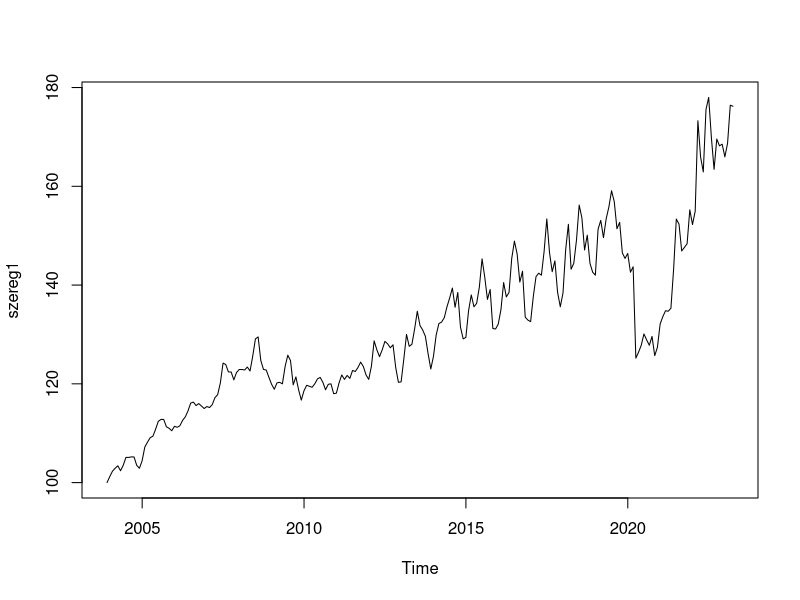
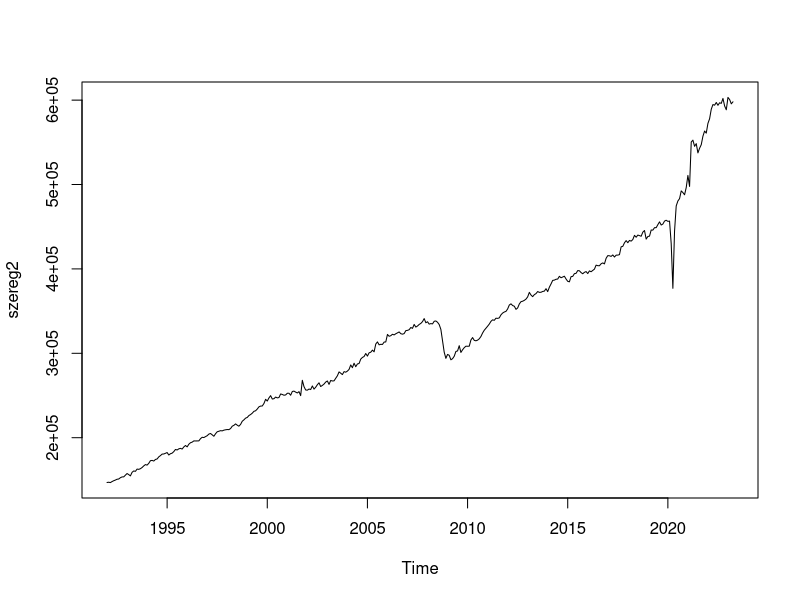
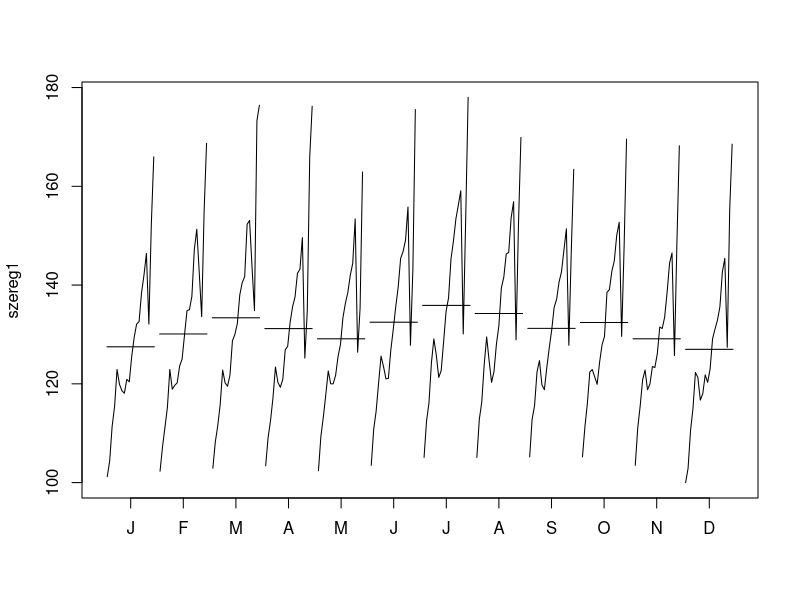
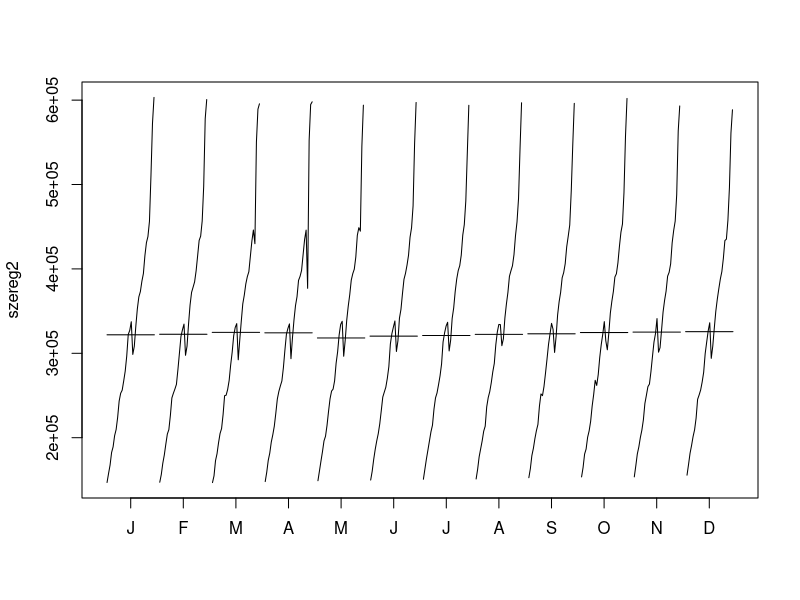
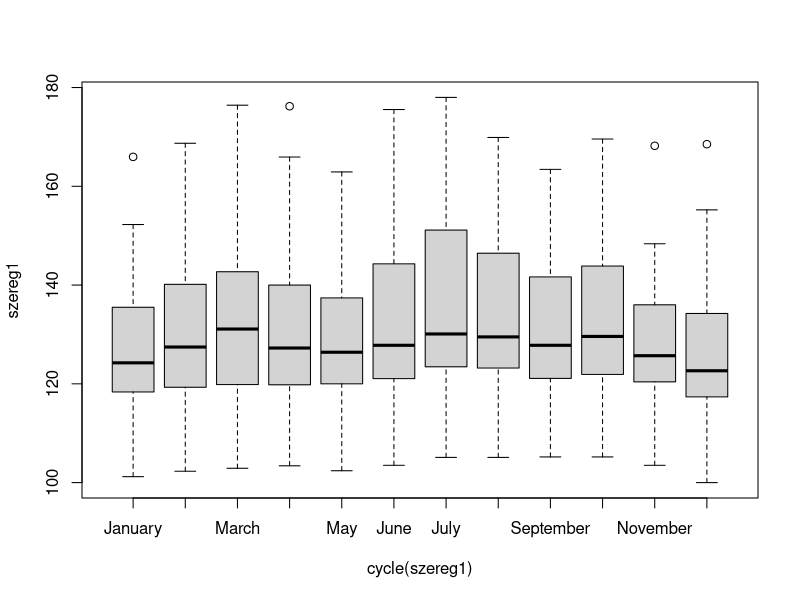
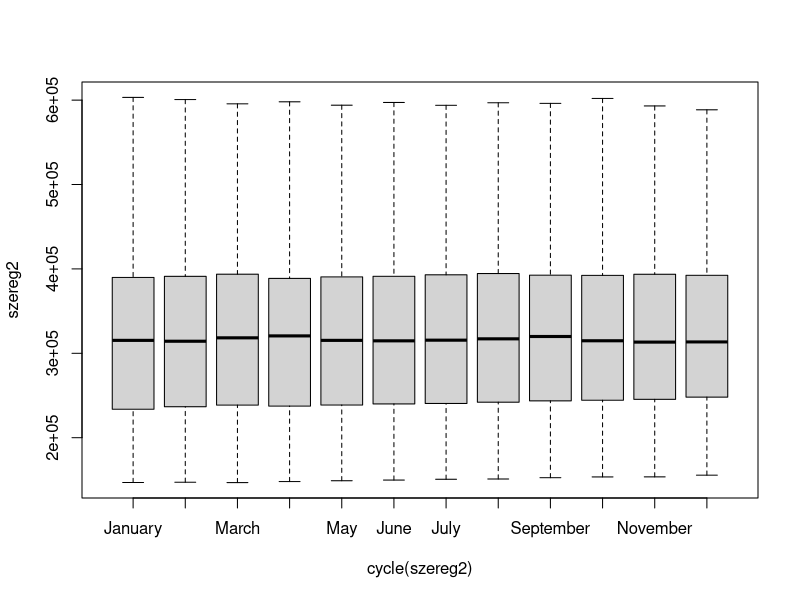
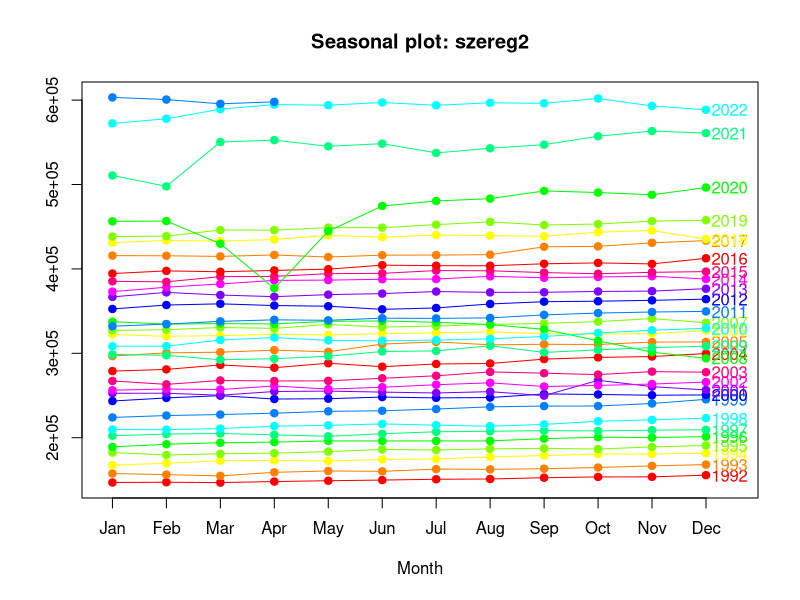
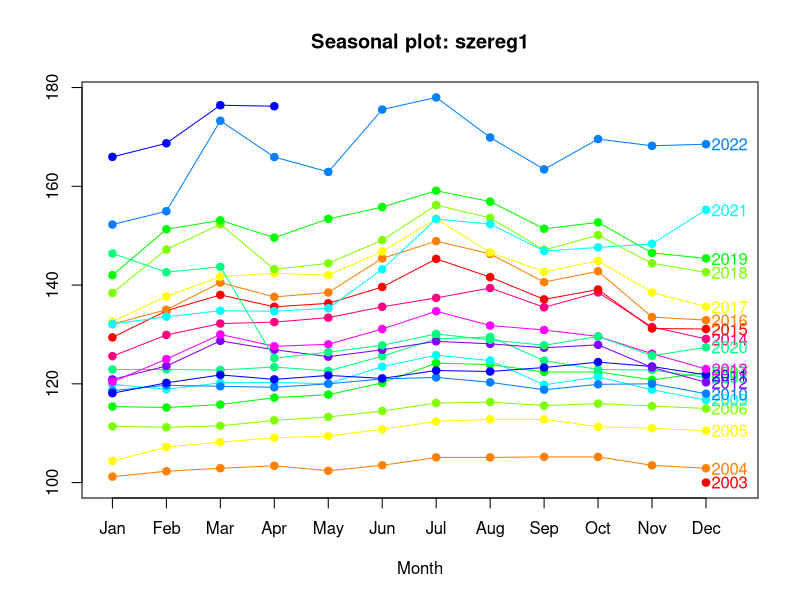

Write R code to recreate these figures, in order.
library(readxl)
getwd()
setwd('D:/materialystudia/ProjektSzeregi')
getwd()
dane1 <- read.csv("PCU721110721110.csv", header=T, sep=",")
dane1
dane2 <- read.csv("RSXFS.csv", header=T, sep=",")
dane2

library(lubridate)

szereg1 <- ts(dane1$PCU721110721110, start=decimal_date(ymd("2003-12-01")), freq = 12)
is.ts(szereg1)
plot(szereg1)

szereg2 <- ts(dane2$RSXFS, start=decimal_date(ymd("1992-01-01")), freq = 12)
is.ts(szereg2)
plot(szereg2)

monthplot(szereg1)
monthplot(szereg2)

boxplot(szereg1 ~ cycle(szereg1), names=month.name)
boxplot(szereg2 ~ cycle(szereg2), names=month.name)

library(forecast)
seasonplot(szereg2, col = rainbow(12), year.labels = TRUE, pch=19, lwd=1.0)
seasonplot(szereg1, col = rainbow(12), year.labels = TRUE, pch=19, lwd=1.0)

lag.plot(szereg1, lags=12)
lag.plot(szereg2, lags=12)

Acf(szereg1, lag.max = 60)
Acf(szereg2, lag.max = 60)

Pacf(szereg1, lag.max = 60)
Pacf(szereg2, lag.max = 60)

plot(decompose(szereg1, type="additive"))
plot(decompose(szereg2, type="additive"))

plot(decompose(szereg1, type="multiplicative"))
plot(decompose(szereg2, type="multiplicative"))

ruchomesrednie1 <- filter(szereg1, sides = 2, filter = rep(1/12,12))
plot(szereg1)
lines(ruchomesrednie1, col = "purple")

ruchomesrednie2 <- filter(szereg2, sides = 2, filter = rep(1/12,12))
plot(szereg2)
lines(ruchomesrednie2, col = "purple")

#Dekompozycja na podstawie modelu regresji szereg1
d4 <- szereg1
elec_model <- tslm(d4 ~ trend)
plot(d4)
lines(fitted(elec_model), col = "blue", lty = 2)

tsdisplay(residuals(elec_model))

#### D.4.2
elec_model_sezon <- tslm(d4 ~ trend +season)
plot(d4)
lines(fitted(elec_model_sezon), col="blue", lty=2)
tsdisplay(residuals(elec_model_sezon))

#### D.4.3
elec_model_boxcox <- tslm(d4 ~ trend + season, lambda="auto")
plot(d4)
lines(fitted(elec_model_boxcox), col="blue", lty=2)

#### D4.4
d4
bc <- tslm(d4 ~ poly(trend, raw=TRUE, degree = 2))
plot(d4)
lines(fitted(bc), col = "blue", lty = 2)

bc_season <- tslm(d4 ~ poly(trend, raw=TRUE, degree = 2)+ season)
plot(d4)
lines(fitted(bc_season), col = "blue", lty = 2)

bc_season_boxcox <- tslm(d4 ~ poly(trend, raw=TRUE, degree = 2)+ season, lambda="auto")
plot(d4)
lines(fitted(bc_season_boxcox), col = "blue", lty = 2)


plot(d4)
lines(fitted(bc), col = "blue", lty = 2)
lines(fitted(bc_season), col = "green", lty = 2)
lines(fitted(bc_season_boxcox), col = "red", lty = 2)

tsdisplay(residuals(bc_season_boxcox))

#Dekompozycja na podstawie modelu regresji szereg2
     
d4 <- szereg2
elec_model <- tslm(d4 ~ trend)
plot(d4)
lines(fitted(elec_model), col = "blue", lty = 2)

tsdisplay(residuals(elec_model))

#### D.4.2
elec_model_sezon <- tslm(d4 ~ trend +season)
plot(d4)
lines(fitted(elec_model_sezon), col="blue", lty=2)
tsdisplay(residuals(elec_model_sezon))

#### D.4.3
elec_model_boxcox <- tslm(d4 ~ trend + season, lambda="auto")
plot(d4)
lines(fitted(elec_model_boxcox), col="blue", lty=2)

#### D4.4
d4
bc <- tslm(d4 ~ poly(trend, raw=TRUE, degree = 2))
plot(d4)
lines(fitted(bc), col = "blue", lty = 2)

bc_season <- tslm(d4 ~ poly(trend, raw=TRUE, degree = 2)+ season)
plot(d4)
lines(fitted(bc_season), col = "blue", lty = 2)

bc_season_boxcox <- tslm(d4 ~ poly(trend, raw=TRUE, degree = 2)+ season, lambda="auto")
plot(d4)
lines(fitted(bc_season_boxcox), col = "blue", lty = 2)


plot(d4)
lines(fitted(bc), col = "blue", lty = 2)
lines(fitted(bc_season), col = "green", lty = 2)
lines(fitted(bc_season_boxcox), col = "red", lty = 2)

tsdisplay(residuals(bc_season_boxcox))

# dla wielomianu st 5
d4
bc <- tslm(d4 ~ poly(trend, raw=TRUE, degree = 5))
plot(d4)
lines(fitted(bc), col = "blue", lty = 2)

bc_season <- tslm(d4 ~ poly(trend, raw=TRUE, degree = 5)+ season)
plot(d4)
lines(fitted(bc_season), col = "blue", lty = 2)

bc_season_boxcox <- tslm(d4 ~ poly(trend, raw=TRUE, degree = 5)+ season, lambda="auto")
plot(d4)
lines(fitted(bc_season_boxcox), col = "blue", lty = 2)


plot(d4)
lines(fitted(bc), col = "blue", lty = 2)
lines(fitted(bc_season), col = "green", lty = 2)
lines(fitted(bc_season_boxcox), col = "red", lty = 2)

tsdisplay(residuals(bc_season_boxcox))

# Uczynienie szeregu stacjonanrym
# Eliminacja trendu, sezonowości szereg1
#usuwamy trend
szereg1diff <- diff(szereg1)
tsdisplay(szereg1diff)

#trendu nie ma, jest sezonowosc
# usuwamy sezonowosc
szereg1diff12 <- diff(szereg1diff, lag=12)
tsdisplay(szereg1diff12)

# Eliminacja trendu, sezonowości szereg2
#usuwamy trend
szereg2diff <- diff(szereg2)
tsdisplay(szereg2diff)
#trendu nie ma i nei ma sezonowosci
szereg2diff12 <- szereg2diff
tsdisplay(szereg2diff12)

#Wyznaczenie współczynników modelu AR,
#porównanie dopasowania z wykorzystaniem różnych metod estymacji, automatycznie dobrana wartość rzędu.
#MA(23)
#AR(14)
tsdisplay(szereg1diff12, lag.max = 60)
szereg1diff12yw <- ar(szereg1diff12, aic=FALSE, order.max = 14, method=c("yule-walker"))
szereg1diff12yw

szereg1diff12mle <- ar(szereg1diff12, aic=FALSE, order.max = 14, method=c("mle"))
szereg1diff12mle

szereg1diff12auto <- ar(szereg1diff12, aic=TRUE)
szereg1diff12auto

#
#MA(11)
#AR(23)
tsdisplay(szereg2diff12, lag.max = 60)
szereg2diff12yw <- ar(szereg2diff12, aic=FALSE, order.max = 23, method=c("yule-walker"))
szereg2diff12yw

szereg2diff12mle <- ar(szereg2diff12, aic=FALSE, order.max = 23, method=c("mle"))
szereg2diff12mle

szereg2diff12auto <- ar(szereg2diff12, aic=TRUE)
szereg2diff12auto

# Wyznaczenie wspolczynikow MA(q)

#szereg1
szereg1arima <- Arima(szereg1diff12 , order = c(0,0,23))
summary(szereg1arima)


#szereg2
szereg2arima <- Arima(szereg2diff12 , order = c(0,0,11))
summary(szereg2arima)
tsdisplay(szereg2diff12)

# Wyznaczenie optymalnych modeli z wykorzystanie funckji auto.arima()

autoarimaAICs1 <- auto.arima(szereg1diff12, ic="aic")
autoarimaAICs1

autoarimaAICCs1 <- auto.arima(szereg1diff12, ic="aicc")
autoarimaAICCs1

autoarimaBICs1 <- auto.arima(szereg1diff12, ic="bic")
autoarimaBICs1

####

autoarimaAICs2 <- auto.arima(szereg2diff12, ic="aic")
autoarimaAICs2

autoarimaAICCs2 <- auto.arima(szereg2diff12, ic="aicc")
autoarimaAICCs2

autoarimaBICs2 <- auto.arima(szereg2diff12, ic="bic")
autoarimaBICs2

# Prognozowanie z wykorzystaniem metod naiwnych

# prognozowanie naiwne oparte na sredniej
szereg1.meanf <- meanf(szereg1, h = 60)
plot(szereg1.meanf)

#usuniecie trendu i sezonowosci

szereg1.meanf2 <- meanf(szereg1diff12, h=24)
plot(szereg1.meanf2)

#prognozowanie naiwne
pnaiwnes1 <- naive(szereg1, h=24)
plot(pnaiwnes1)

psnaiwnes1 <- snaive(szereg1, h=24)
plot(psnaiwnes1)

#z uwzglednieniem dryftu
zdryftems1 <- rwf(szereg1, h=24, drift=TRUE)
plot(zdryftems1)

#

# prognozowanie naiwne oparte na sredniej
szereg2.meanf <- meanf(szereg2, h = 60)
plot(szereg2.meanf)

#usuniecie trendu i sezonowosci

szereg2.meanf2 <- meanf(szereg2diff12, h=24)
plot(szereg2.meanf2)

#prognozowanie naiwne
pnaiwnes2 <- naive(szereg2, h=24)
plot(pnaiwnes2)


psnaiwnes2 <- snaive(szereg2, h=24)
plot(psnaiwnes2)

#z uwzglednieniem dryftu
zdryftems2 <- rwf(szereg2, h=24, drift=TRUE)
plot(zdryftems2)

# Sprawdzenie najlepszej metody
accuracy(szereg1.meanf)
accuracy(szereg1.meanf2)
accuracy(pnaiwnes1)
accuracy(psnaiwnes1)
accuracy(zdryftems1)
#Dla szereg1 metoda najlepsza to naive()

accuracy(szereg2.meanf)
accuracy(szereg2.meanf2)
accuracy(pnaiwnes2)
accuracy(psnaiwnes2)
accuracy(zdryftems2)
#Dla szereg2 metoda najlepsza to naive()

#Prognozowanie na modelach z rodziny ARIMA
model1.Arimas1 <- Arima(szereg1, order=c(0,1,23), seasonal=c(0,1,0), lambda=0)
model2.Arimas1 <- Arima(szereg1, order=c(14,1,0), seasonal=c(0,1,0), lambda=0)
model3.Arimas1 <- Arima(szereg1, order=c(1,0,1), seasonal=c(0,0,1), lambda=0)
prognozy.model1.Arimas1 <- forecast(model1.Arimas1, h=24)
prognozy.model2.Arimas1 <- forecast(model2.Arimas1, h=24)
prognozy.model3.Arimas1 <- forecast(model3.Arimas1, h=24)
plot(prognozy.model1.Arimas1)
plot(prognozy.model2.Arimas1)
plot(prognozy.model3.Arimas1)

tsdisplay(szereg1diff12, lag.max = 60)

model1.Arimas2 <- Arima(szereg2, order=c(0,1,11), seasonal=c(0,1,0), lambda=0)
model2.Arimas2 <- Arima(szereg2, order=c(23,1,0), seasonal=c(0,1,0), lambda=0)
model3.Arimas2 <- Arima(szereg2, order=c(0,0,2), seasonal=c(0,0,1), lambda=0)
prognozy.model1.Arimas2 <- forecast(model1.Arimas2, h=24)
prognozy.model2.Arimas2 <- forecast(model2.Arimas2, h=24)
prognozy.model3.Arimas2 <- forecast(model3.Arimas2, h=24)
plot(prognozy.model1.Arimas2)
plot(prognozy.model2.Arimas2)
plot(prognozy.model3.Arimas2)
accuracy(prognozy.model1.Arimas2)
accuracy(prognozy.model2.Arimas2)
accuracy(prognozy.model3.Arimas2)
accuracy(model1.Arimas2)
